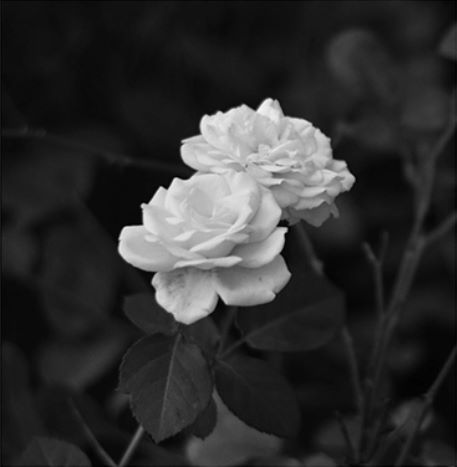
#> input picture images/flowerL.jpeg, 457 x 467 px, found by its file name
$ python try5.py   (older library calls are emulated)
#> lines starting #> are read from the running program, lines starting #| are printed output that depends on the picture
import cv2
import numpy as np
from matplotlib import pyplot as plt
from datetime import datetime
now = datetime.now()

# Load the stereo images and resize the right image to match the left image size
imgL = cv2.imread(r'C:\Users\User\RaspberryPi4_PCfolder\flowerL.jpeg', cv2.IMREAD_GRAYSCALE)
#> imgL is the input picture: shape (467, 457); min 0, max 248, mean 47.2
imgR = cv2.imread(r'C:\Users\User\RaspberryPi4_PCfolder\flowerR.jpeg', cv2.IMREAD_GRAYSCALE)
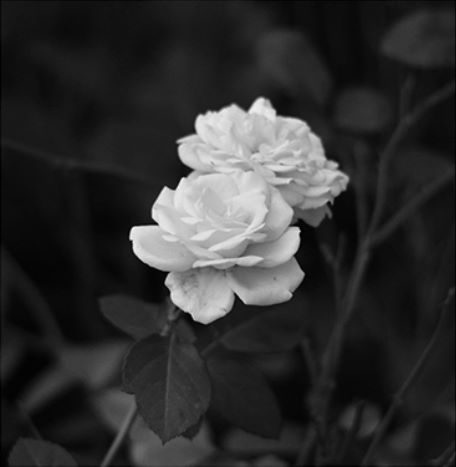
#> input picture images/flowerR.jpeg, 456 x 467 px, found by its file name
#> imgR is the input picture: shape (467, 456); min 0, max 254, mean 48
imgR = cv2.resize(imgR, (imgL.shape[1], imgL.shape[0]))
#> imgR: shape (467, 457)

# Define the intrinsic camera parameters
focal_length = 50  # example value, adjust as needed
cx, cy = imgL.shape[1] / 2, imgL.shape[0] / 2
#> cx = 228.5; cy = 233.5
K = np.array([[focal_length, 0, cx],
              [0, focal_length, cy],
              [0, 0, 1]])

# Define the stereo camera parameters
baseline = 0.1  # example value, adjust as needed
T = np.array([[-baseline, 0, 0]])

# Compute the rectification matrices and disparity-to-depth mapping matrix
R1, R2, P1, P2, Q, _, _ = cv2.stereoRectify(K, np.zeros(5), K, np.zeros(5), imgL.shape[::-1], R=np.eye(3), T=T.transpose(), flags=cv2.CALIB_ZERO_DISPARITY, alpha=-1)
#> R1 = [[1, 0, 0], [0, 1, 0], [0, 0, 1]]; R2 = [[1, 0, 0], [0, 1, 0], [0, 0, 1]]
mapLx, mapLy = cv2.initUndistortRectifyMap(K, np.zeros(5), R1, P1, imgL.shape[::-1], cv2.CV_32FC1)
mapRx, mapRy = cv2.initUndistortRectifyMap(K, np.zeros(5), R2, P2, imgR.shape[::-1], cv2.CV_32FC1)

# Rectify the stereo images
imgL = cv2.remap(imgL, mapLx, mapLy, cv2.INTER_LINEAR)
imgR = cv2.remap(imgR, mapRx, mapRy, cv2.INTER_LINEAR)

# Try different values of numDisparities and blockSize
for num_disp in [16, 32, 64, 128]:
    for block_size in [3, 5, 7]:
        # Compute the disparity map using the SGBM algorithm
        stereo = cv2.StereoSGBM_create(numDisparities=num_disp, blockSize=block_size)
        disparity = stereo.compute(imgL, imgR)

        # Convert the disparity map to a depth map using the disparity-to-depth mapping matrix
        depth = cv2.reprojectImageTo3D(disparity, Q)

        # Compute the average depth of the flower region (you can adjust this to your specific use case)
        avg_depth = np.mean(depth[200:400, 200:400, 2])

        disp_norm = cv2.normalize(disparity.astype(np.float32), None, 0, 255, cv2.NORM_MINMAX)
        depth_norm = cv2.normalize(depth[:, :, 2], None, 0, 255, cv2.NORM_MINMAX)

        # Create a composite image
        imgL_disp = cv2.cvtColor(imgL, cv2.COLOR_GRAY2BGR)
        imgR_disp = cv2.cvtColor(imgR, cv2.COLOR_GRAY2BGR)
        disp_norm_bgr = cv2.cvtColor(disp_norm.astype(np.uint8), cv2.COLOR_GRAY2BGR)
        depth_norm_bgr = cv2.cvtColor(depth_norm.astype(np.uint8), cv2.COLOR_GRAY2BGR)
        composite = np.hstack((imgL_disp, imgR_disp, disp_norm_bgr, depth_norm_bgr))

        # Display the results
        plt.imshow(composite)
        plt.show()

        # Save the composite image
        image_name = "composite_{block_size:}_{num_disp}_at_{time}.jpg".format(block_size=str(block_size),num_disp=str(num_disp),time=now.strftime("%H-%M-%S"))
        cv2.imwrite(image_name, composite)
#> this loop made 4 passes
#> pass 1, `plt.show()`:
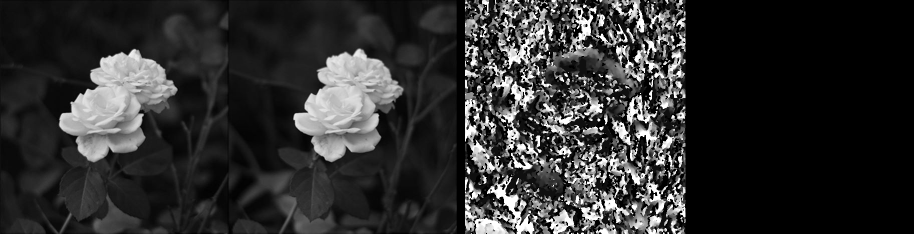
#> shown: shape (467, 1828, 3) (shown at 1/2 size); min 0, max 255, mean 47.1
#> pass 1, `plt.show()`:
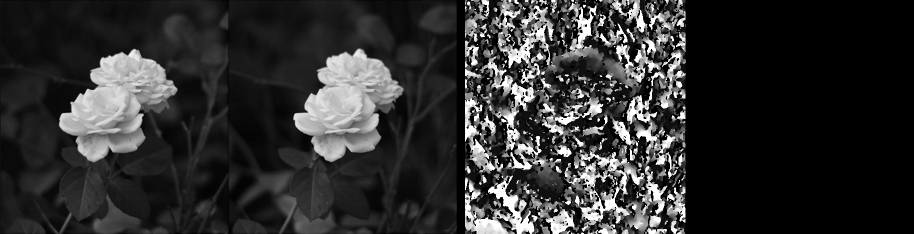
#> shown: shape (467, 1828, 3) (shown at 1/2 size); min 0, max 255, mean 47.6
#> pass 2, `plt.show()`:
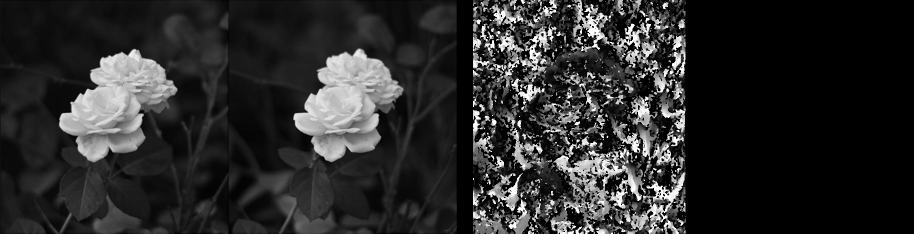
#> shown: shape (467, 1828, 3) (shown at 1/2 size); min 0, max 255, mean 42.9
#> pass 2, `plt.show()`:
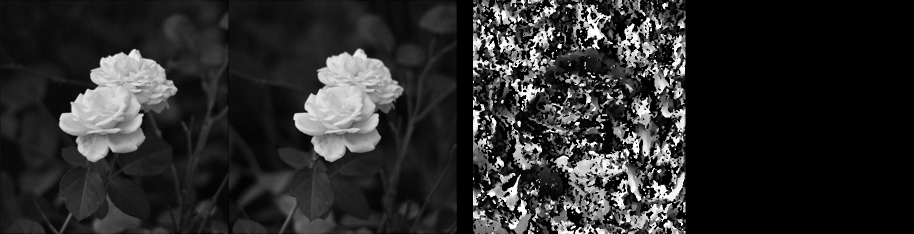
#> shown: shape (467, 1828, 3) (shown at 1/2 size); min 0, max 255, mean 43.5
#> pass 2, `plt.show()`:
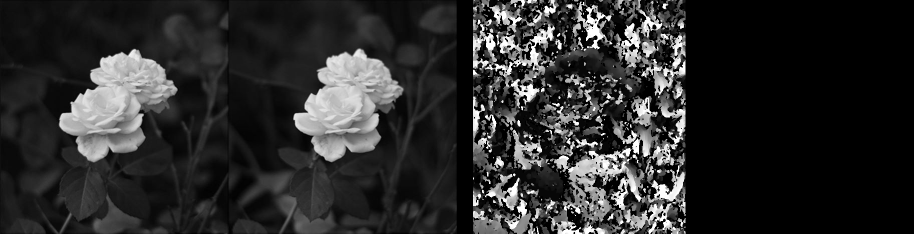
#> shown: shape (467, 1828, 3) (shown at 1/2 size); min 0, max 255, mean 43.8
#> after the loop:
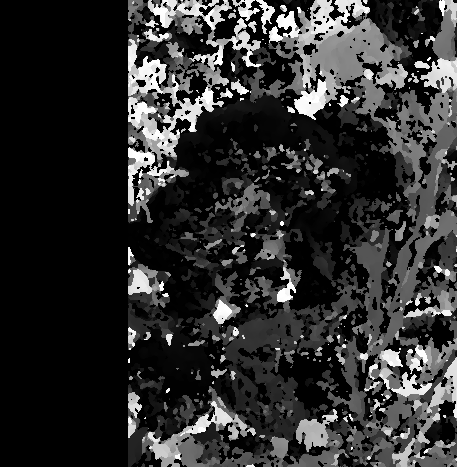
#> disparity: shape (467, 457) int16; min -16, max 2032, mean 360; drawn with min black and max white

# Replace NaN and Inf values with a default value (e.g. 0)
disparity[np.isnan(disparity)] = 0
disparity[np.isinf(disparity)] = 0

# Display the results
disp_norm = cv2.normalize(disparity.astype(np.float32), None, 0, 255, cv2.NORM_MINMAX)
depth_norm = cv2.normalize(depth[:, :, 2], None, 0, 255, cv2.NORM_MINMAX)
#> depth_norm: shape (467, 457) float32; 4.06% of the values are NaN or infinite; the others: min 0, max 0, mean 0
cv2.imshow('Disparity Map', disp_norm.astype(np.uint8))
cv2.imshow('Depth Map', depth_norm.astype(np.uint8))
cv2.waitKey(0)
cv2.destroyAllWindows()
